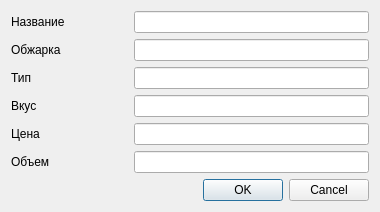
<?xml version="1.0" encoding="UTF-8"?>
<ui version="4.0">
 <class>DialogAddDevice</class>
 <widget class="QDialog" name="DialogAddDevice">
  <property name="geometry">
   <rect>
    <x>0</x>
    <y>0</y>
    <width>380</width>
    <height>197</height>
   </rect>
  </property>
  <property name="windowTitle">
   <string>Dialog</string>
  </property>
  <layout class="QGridLayout" name="gridLayout">
   <item row="2" column="1" colspan="2">
    <widget class="QLineEdit" name="TypeLineEdit"/>
   </item>
   <item row="2" column="0">
    <widget class="QLabel" name="label_4">
     <property name="text">
      <string>Тип</string>
     </property>
    </widget>
   </item>
   <item row="3" column="1" colspan="2">
    <widget class="QLineEdit" name="TasteLineEdit"/>
   </item>
   <item row="0" column="0">
    <widget class="QLabel" name="label_2">
     <property name="text">
      <string>Название</string>
     </property>
    </widget>
   </item>
   <item row="3" column="0">
    <widget class="QLabel" name="label_5">
     <property name="text">
      <string>Вкус</string>
     </property>
    </widget>
   </item>
   <item row="0" column="1" colspan="2">
    <widget class="QLineEdit" name="NameLineEdit"/>
   </item>
   <item row="1" column="1" colspan="2">
    <widget class="QLineEdit" name="RoastingLineEdit"/>
   </item>
   <item row="1" column="0">
    <widget class="QLabel" name="label_3">
     <property name="text">
      <string>Обжарка</string>
     </property>
    </widget>
   </item>
   <item row="4" column="1" colspan="2">
    <widget class="QLineEdit" name="PriceLineEdit"/>
   </item>
   <item row="4" column="0">
    <widget class="QLabel" name="label_6">
     <property name="text">
      <string>Цена</string>
     </property>
    </widget>
   </item>
   <item row="5" column="0">
    <widget class="QLabel" name="label_7">
     <property name="text">
      <string>Объем</string>
     </property>
    </widget>
   </item>
   <item row="5" column="1" colspan="2">
    <widget class="QLineEdit" name="SizeLineEdit"/>
   </item>
   <item row="6" column="0" colspan="3">
    <widget class="QDialogButtonBox" name="buttonBox">
     <property name="enabled">
      <bool>true</bool>
     </property>
     <property name="orientation">
      <enum>Qt::Horizontal</enum>
     </property>
     <property name="standardButtons">
      <set>QDialogButtonBox::Cancel|QDialogButtonBox::Ok</set>
     </property>
     <property name="centerButtons">
      <bool>false</bool>
     </property>
    </widget>
   </item>
  </layout>
 </widget>
 <resources/>
 <connections>
  <connection>
   <sender>buttonBox</sender>
   <signal>accepted()</signal>
   <receiver>DialogAddDevice</receiver>
   <slot>accept()</slot>
   <hints>
    <hint type="sourcelabel">
     <x>257</x>
     <y>138</y>
    </hint>
    <hint type="destinationlabel">
     <x>157</x>
     <y>274</y>
    </hint>
   </hints>
  </connection>
  <connection>
   <sender>buttonBox</sender>
   <signal>rejected()</signal>
   <receiver>DialogAddDevice</receiver>
   <slot>reject()</slot>
   <hints>
    <hint type="sourcelabel">
     <x>257</x>
     <y>138</y>
    </hint>
    <hint type="destinationlabel">
     <x>286</x>
     <y>274</y>
    </hint>
   </hints>
  </connection>
 </connections>
</ui>
